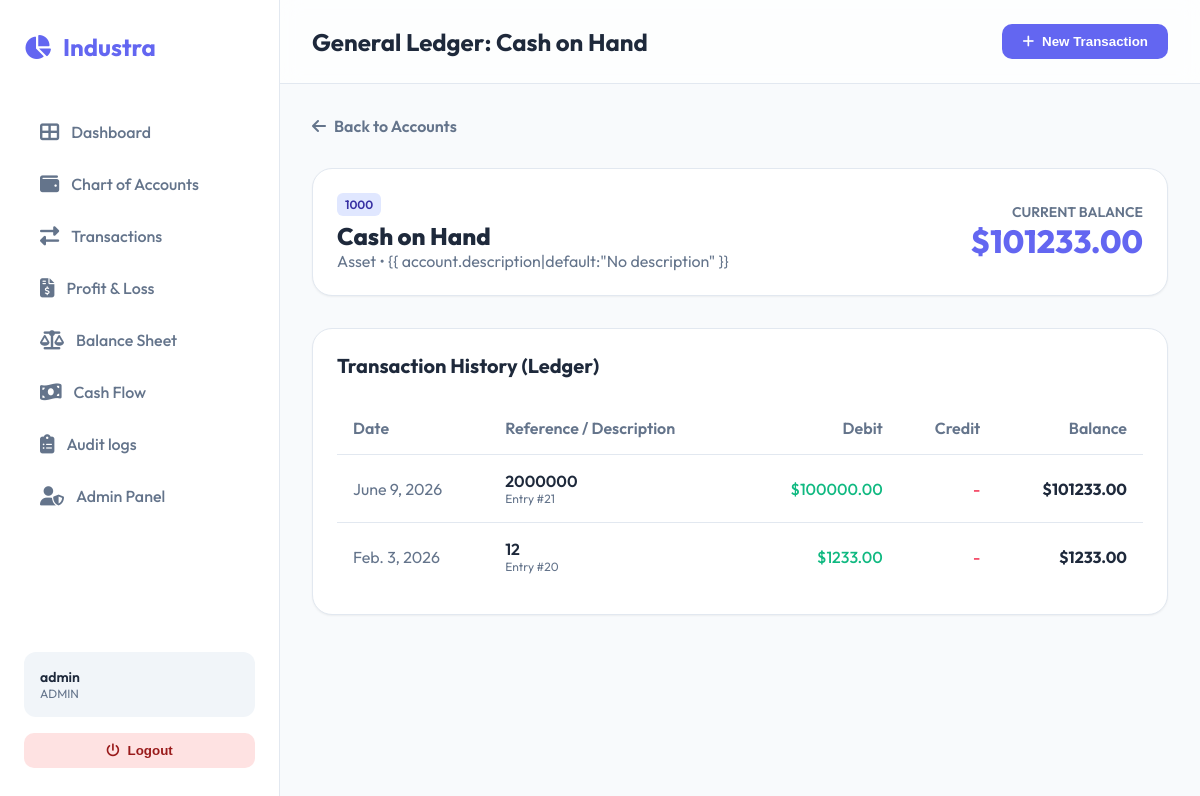
Page /accounts/1/ (signed in) on the committed database.
### accounting/models.py (models this page shows, shortened)
class UserProfile(models.Model):
    ROLES = [
        ('ADMIN', 'Administrator'),
        ('ACCOUNTANT', 'Accountant'),
        ('MANAGER', 'Manager'),
        ('VIEWER', 'Viewer'),
    ]
    user = models.OneToOneField(User, on_delete=models.CASCADE, related_name='profile')
    role = models.CharField(max_length=20, choices=ROLES, default='VIEWER')
    phone = models.CharField(max_length=20, blank=True)

class Account(models.Model):
    ACCOUNT_TYPES = [
        ('ASSET', 'Asset'),
        ('LIABILITY', 'Liability'),
        ('EQUITY', 'Equity'),
        ('REVENUE', 'Revenue'),
        ('EXPENSE', 'Expense'),
    ]
    code = models.CharField(max_length=20, unique=True)
    name = models.CharField(max_length=100)
    account_type = models.CharField(max_length=20, choices=ACCOUNT_TYPES)
    description = models.TextField(blank=True, null=True)
    @property
    def balance(self):
        debits = self.lines.aggregate(Sum('debit'))['debit__sum'] or 0
        credits = self.lines.aggregate(Sum('credit'))['credit__sum'] or 0
        if self.account_type in ['ASSET', 'EXPENSE']:
            return debits - credits
        else:
            return credits - debits

class JournalEntryLine(models.Model):
    journal_entry = models.ForeignKey(JournalEntry, related_name='lines', on_delete=models.CASCADE)
    account = models.ForeignKey(Account, related_name='lines', on_delete=models.CASCADE)
    debit = models.DecimalField(max_digits=15, decimal_places=2, default=0)
    credit = models.DecimalField(max_digits=15, decimal_places=2, default=0)

class JournalEntry(models.Model):
    date = models.DateField()
    description = models.TextField()
    contact = models.ForeignKey(Contact, on_delete=models.SET_NULL, null=True, blank=True)
    created_by = models.ForeignKey(User, on_delete=models.SET_NULL, null=True)
    created_at = models.DateTimeField(auto_now_add=True)
    updated_at = models.DateTimeField(auto_now=True)
    class Meta:
        verbose_name_plural = "Journal Entries"

### accounting/views.py (the view)
# urls.py: path('accounts/<int:account_id>/', views.account_detail, name='account_detail'),
@login_required
def account_detail(request, account_id):
    account = get_object_or_404(Account, id=account_id)
    lines = JournalEntryLine.objects.filter(account=account).select_related('journal_entry').order_by('-journal_entry__date')
    balance = 0
    for line in reversed(list(lines)):
        if account.account_type in ['ASSET', 'EXPENSE']:
            balance += (line.debit - line.credit)
        else:
            balance += (line.credit - line.debit)
        line.running_balance = balance
    return render(request, 'accounting/account_detail.html', {
        'account': account,
        'lines': lines,
    })

### accounting/templates/accounting/account_detail.html
{% extends 'accounting/base.html' %}
{% block page_title %}General Ledger: {{ account.name }}{% endblock %}
{% block content %}
<div style="margin-bottom: 2rem;">
    <a href="{% url 'accounts_list' %}" class="btn"
        style="background: transparent; color: var(--text-light); padding: 0;">
        <i class="fas fa-arrow-left"></i> Back to Accounts
    </a>
</div>
<div class="card" style="margin-bottom: 2rem;">
    <div style="display: flex; justify-content: space-between; align-items: center;">
        <div>
            <span class="badge badge-primary">{{ account.code }}</span>
            <h2 style="font-size: 1.5rem; font-weight: 800; margin-top: 0.5rem;">{{ account.name }}</h2>
            <p style="color: var(--text-light);">{{ account.get_account_type_display }} • {{
                account.description|default:"No description" }}</p>
        </div>
        <div style="text-align: right;">
            <div style="font-size: 0.875rem; color: var(--text-light); text-transform: uppercase; font-weight: 600;">
                Current Balance</div>
            <div style="font-size: 2rem; font-weight: 800; color: var(--primary);">${{ account.balance|floatformat:2 }}
            </div>
        </div>
    </div>
</div>
<div class="card">
    <h3 style="margin-bottom: 1.5rem; font-size: 1.25rem; font-weight: 700;">Transaction History (Ledger)</h3>
    <table>
        <thead>
            <tr>
                <th>Date</th>
                <th>Reference / Description</th>
                <th style="text-align: right;">Debit</th>
                <th style="text-align: right;">Credit</th>
                <th style="text-align: right;">Balance</th>
            </tr>
        </thead>
        <tbody>
            {% for line in lines %}
            <tr>
                <td style="color: var(--text-light);">{{ line.journal_entry.date }}</td>
                <td>
                    <div style="font-weight: 600;">{{ line.journal_entry.description }}</div>
                    <div style="font-size: 0.75rem; color: var(--text-light);">Entry #{{ line.journal_entry.id }}</div>
                </td>
                <td style="text-align: right; color: #10b981; font-weight: 500;">
                    {% if line.debit > 0 %}${{ line.debit|floatformat:2 }}{% else %}-{% endif %}
                </td>
                <td style="text-align: right; color: #f43f5e; font-weight: 500;">
                    {% if line.credit > 0 %}${{ line.credit|floatformat:2 }}{% else %}-{% endif %}
                </td>
                <td style="text-align: right; font-weight: 700;">
                    ${{ line.running_balance|floatformat:2 }}
                </td>
            </tr>
            {% empty %}
            <tr>
                <td colspan="5" style="text-align: center; padding: 3rem; color: var(--text-light);">
                    No transactions recorded for this account.
                </td>
            </tr>
            {% endfor %}
        </tbody>
    </table>
</div>
{% endblock %}

### accounting/templates/accounting/base.html (shortened to what this page needs)
<!DOCTYPE html>
<html lang="en">
<head>
    <link rel="stylesheet" href="https://cdnjs.cloudflare.com/ajax/libs/font-awesome/6.4.0/css/all.min.css">
</head>
<body>
    <aside class="sidebar">
        <div class="logo">
            <i class="fas fa-chart-pie"></i>
            <span>Industra</span>
        </div>
        <ul class="nav-links">
            <li>
                <a href="{% url 'dashboard' %}"
                    class="{% if request.resolver_match.url_name == 'dashboard' %}active{% endif %}">
                    <i class="fas fa-th-large"></i>
                    <span>Dashboard</span>
                </a>
            </li>
            <li>
                <a href="{% url 'accounts_list' %}"
                    class="{% if request.resolver_match.url_name == 'accounts_list' %}active{% endif %}">
                    <i class="fas fa-wallet"></i>
                    <span>Chart of Accounts</span>
                </a>
            </li>
            <li>
                <a href="{% url 'transactions_list' %}"
                    class="{% if request.resolver_match.url_name == 'transactions_list' %}active{% endif %}">
                    <i class="fas fa-exchange-alt"></i>
                    <span>Transactions</span>
                </a>
            </li>
            <li>
                <a href="{% url 'profit_loss' %}"
                    class="{% if request.resolver_match.url_name == 'profit_loss' %}active{% endif %}">
                    <i class="fas fa-file-invoice-dollar"></i>
                    <span>Profit & Loss</span>
                </a>
            </li>
            <li>
                <a href="{% url 'balance_sheet' %}"
                    class="{% if request.resolver_match.url_name == 'balance_sheet' %}active{% endif %}">
                    <i class="fas fa-balance-scale"></i>
                    <span>Balance Sheet</span>
                </a>
            </li>
            <li>
                <a href="{% url 'cash_flow' %}"
                    class="{% if request.resolver_match.url_name == 'cash_flow' %}active{% endif %}">
                    <i class="fas fa-money-bill-wave"></i>
                    <span>Cash Flow</span>
                </a>
            </li>
            {% if request.user.is_staff %}
            <li>
                <a href="{% url 'audit_logs' %}"
                    class="{% if request.resolver_match.url_name == 'audit_logs' %}active{% endif %}">
                    <i class="fas fa-clipboard-list"></i>
                    <span>Audit logs</span>
                </a>
            </li>
            {% endif %}
            <li>
                <a href="/admin/" target="_blank">
                    <i class="fas fa-user-shield"></i>
                    <span>Admin Panel</span>
                </a>
            </li>
        </ul>
        <div style="margin-top: auto;">
            {% if user.is_authenticated %}
            <div style="padding: 1rem; background: #f1f5f9; border-radius: 12px; margin-bottom: 1rem;">
                <div style="font-weight: 600; font-size: 0.875rem;">{{ user.username }}</div>
                <div style="font-size: 0.75rem; color: var(--text-light);">{{ user.profile.role }}</div>
            </div>
            <form action="{% url 'logout' %}" method="post">
                <button type="submit" class="btn"
                    style="width: 100%; background: #fee2e2; color: #991b1b; justify-content: center;">
                    <i class="fas fa-power-off"></i> Logout
                </button>
            </form>
            {% endif %}
        </div>
    </aside>
    <main class="main-container">
        <header>
            <div class="header-left">
                <h2>{% block page_title %}Dashboard{% endblock %}</h2>
            </div>
            <div class="header-right">
                <button class="btn btn-primary" onclick="location.href='{% url 'add_transaction' %}'">
                    <i class="fas fa-plus"></i> New Transaction
                </button>
            </div>
        </header>
        <div class="content">
            {% block content %}{% endblock %}
        </div>
    </main>
</body>
</html>

### accounting/templates/accounting/base.html (style rules this page uses)
:root { --primary: #6366f1; --primary-light: #818cf8; --secondary: #64748b; --bg-body: #f8fafc; --bg-sidebar: #ffffff; --text-dark: #1e293b; --text-light: #64748b; --white: #ffffff; --glass: rgba(255, 255, 255, 0.7); --border: #e2e8f0; --shadow-sm: 0 1px 2px 0 rgb(0 0 0 / 0.05); --shadow-md: 0 4px 6px -1px rgb(0 0 0 / 0.1), 0 2px 4px -2px rgb(0 0 0 / 0.1); --shadow-lg: 0 10px 15px -3px rgb(0 0 0 / 0.1), 0 4px 6px -4px rgb(0 0 0 / 0.1); }
* { margin: 0; padding: 0; box-sizing: border-box; }
body { font-family: 'Outfit', sans-serif; background-color: var(--bg-body); color: var(--text-dark); height: 100vh; display: flex; overflow: hidden; }
.sidebar { width: 280px; background: var(--bg-sidebar); border-right: 1px solid var(--border); display: flex; flex-direction: column; padding: 2rem 1.5rem; transition: all 0.3s ease; }
.logo { display: flex; align-items: center; gap: 12px; font-size: 1.5rem; font-weight: 700; color: var(--primary); margin-bottom: 3rem; }
.nav-links { list-style: none; display: flex; flex-direction: column; gap: 0.5rem; }
.nav-links a { text-decoration: none; color: var(--text-light); display: flex; align-items: center; gap: 12px; padding: 12px 16px; border-radius: 12px; font-weight: 500; transition: all 0.2s ease; }
.nav-links a i { font-size: 1.2rem; }
.main-container { flex: 1; display: flex; flex-direction: column; overflow-y: auto; position: relative; }
header { padding: 1.5rem 2rem; display: flex; justify-content: space-between; align-items: center; background: var(--glass); backdrop-filter: blur(10px); position: sticky; top: 0; z-index: 100; border-bottom: 1px solid var(--border); }
.content { padding: 2rem; max-width: 1200px; margin: 0 auto; width: 100%; }
.btn { padding: 10px 20px; border-radius: 10px; font-weight: 600; cursor: pointer; transition: all 0.2s; border: none; display: inline-flex; align-items: center; gap: 8px; text-decoration: none; }
.btn-primary { background: var(--primary); color: var(--white); }
.card { background: var(--white); border-radius: 20px; padding: 1.5rem; border: 1px solid var(--border); box-shadow: var(--shadow-sm); transition: transform 0.3s ease, box-shadow 0.3s ease; }
.badge { padding: 4px 8px; border-radius: 6px; font-size: 0.75rem; font-weight: 600; }
.badge-primary { background: #e0e7ff; color: #3730a3; }
table { width: 100%; border-collapse: collapse; margin-top: 1rem; }
th { text-align: left; padding: 1rem; font-weight: 600; color: var(--text-light); border-bottom: 1px solid var(--border); }
td { padding: 1rem; border-bottom: 1px solid var(--border); }
tr:last-child td { border: none; }

### rows in the picture
Account: name "Cash on Hand", code "1000", account_type "Asset", balance "101233.00"
JournalEntryLine: journal_entry "June 9, 2026", journal_entry.description "2000000", journal_entry.id "21", debit "100000.00", running_balance "101233.00"
JournalEntryLine: journal_entry "Feb. 3, 2026", journal_entry.description "12", journal_entry.id "20", debit "1233.00", running_balance "1233.00"

### other values in the picture
{{ user.username }} "admin"
{{ user.profile.role }} "ADMIN"
